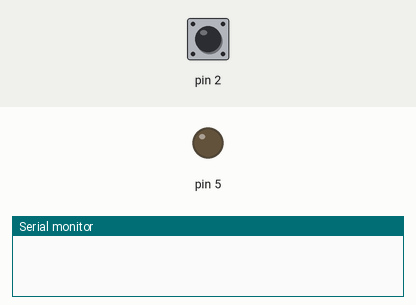
Simulated run of this sketch. Board: Arduino Uno, built with avr-gcc and run on an emulated ATmega328P. On the bench: output pins drawn as LEDs (lit = HIGH), the last lines printed to the serial monitor. Inputs (shaded band) come from the test bench; at power-on: pin 2 HIGH.

Above: at 1.2 s.
1.3 s: pin 2 pulled LOW for 0.15 s
At 1.9 s:
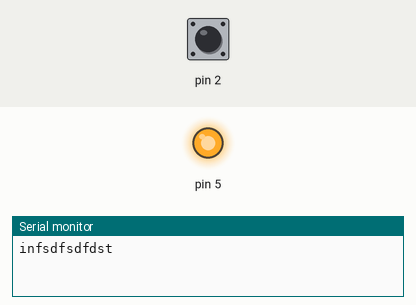
4.4 s: pin 2 pulled LOW for 1 s
At 6.9 s:
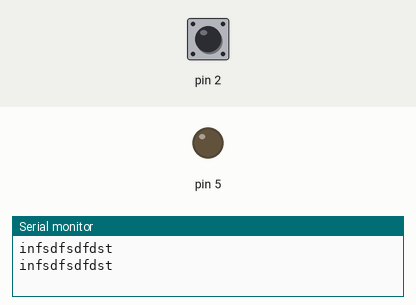
7.9 s: pin 2 pulled LOW for 3.2 s
At 9.3 s:
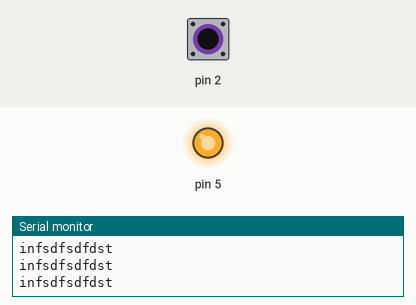
Timing chart, 0 to 11.4 s (numbered marks = the images above; inputs shaded):
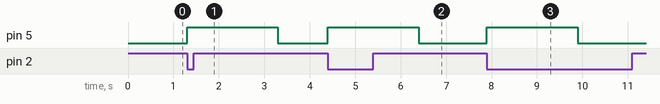

The sketch:

retardoRC.ino
```cpp
boolean volatile f = false;

void setup() {
  Serial.begin(9600);
  pinMode(2, INPUT_PULLUP);
  pinMode(5, OUTPUT);
  attachInterrupt(0, funcion, FALLING);
}

void loop() {
   if (f){
    f = false;
    Serial.println("infsdfsdfdst");
    digitalWrite(5, HIGH);
    delay(2000);
    digitalWrite(5, LOW);
   }

}

void funcion(){
  f = true;
}
```

Measured:
- after the input at 1.3 s, pin 5: LOW → HIGH at once, → LOW 2.0 s later
- after the input at 4.4 s, pin 5: LOW → HIGH at once, → LOW 2.0 s later
- after the input at 7.9 s, pin 5: LOW → HIGH at once, → LOW 2.0 s later
